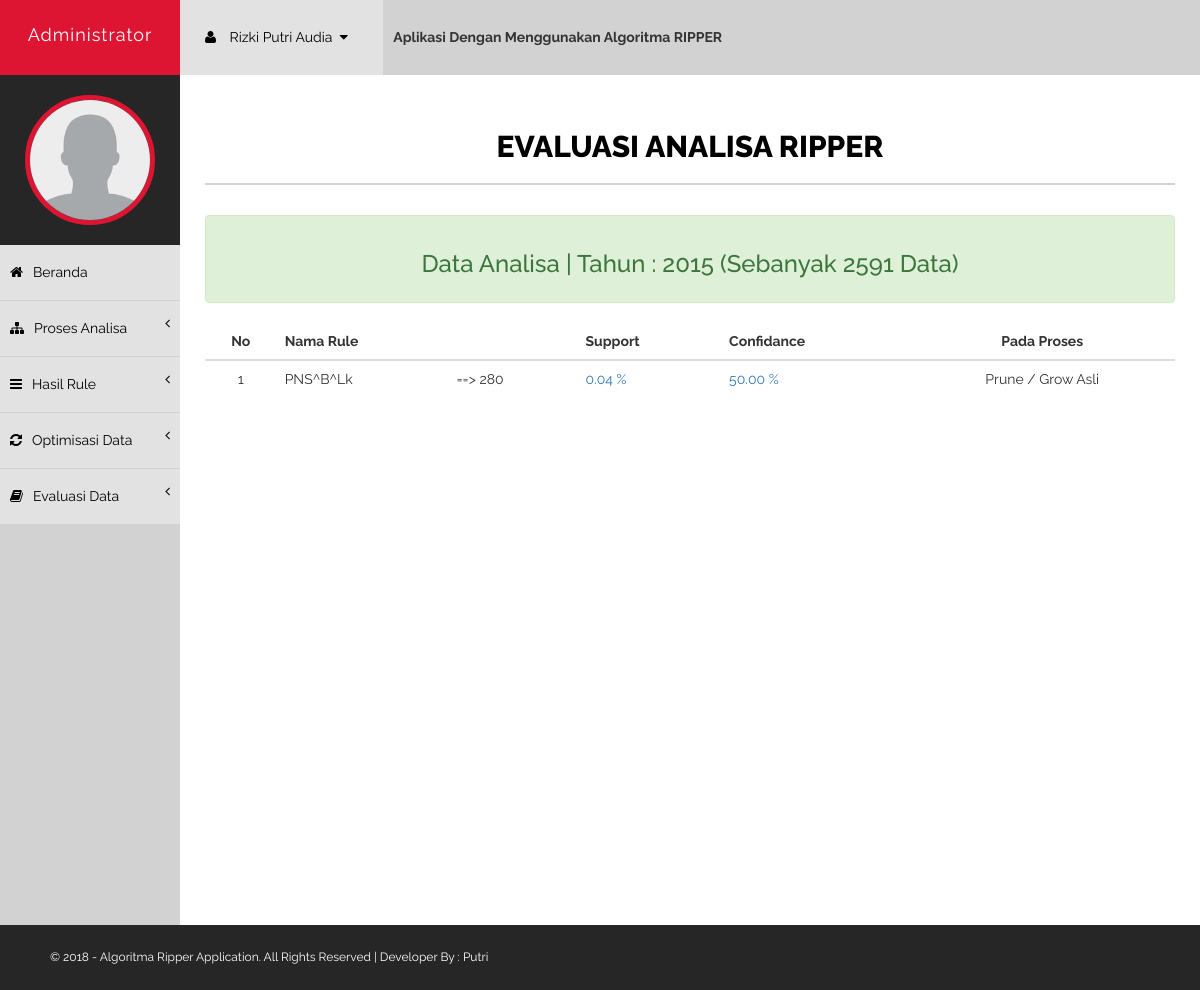
The page /dashboard/index.php?menu=evaluasi&thn=2015 (signed in) on the database its author committed.
### tables this page shows
CREATE TABLE `user` (
  `id_user` int(4) NOT NULL,
  `username` varchar(50) NOT NULL,
  `password` varchar(50) NOT NULL,
  `nama_lengkap` varchar(100) NOT NULL,
  `jk` varchar(20) NOT NULL,
  `active` double NOT NULL DEFAULT '1',
  `last_login` timestamp NOT NULL DEFAULT CURRENT_TIMESTAMP
);

CREATE TABLE `hasil_rule` (
  `id_rule` int(4) NOT NULL,
  `nama_rule` varchar(200) NOT NULL,
  `theory` varchar(20) NOT NULL,
  `exception` varchar(20) NOT NULL,
  `mdl` varchar(20) NOT NULL,
  `iterasi` int(4) NOT NULL,
  `label` varchar(200) NOT NULL,
  `tahun` int(4) NOT NULL,
  `status` double NOT NULL DEFAULT '0',
  `pasal` varchar(30) NOT NULL
);

### dashboard/index.php (the view, shortened to what this page needs)
<?php
if(!isset($_SESSION['id_user'])){
echo"<script>document.location.href='../index.php'</script>";
}
else {
include "../koneksi.php";
$q=mysqli_query($connect, "SELECT * FROM user where id_user='".$_SESSION['id_user']."' and active='1'");
while($d=mysqli_fetch_array($q))
    {
      $nama=$d['nama_lengkap'];
}
?>
<!DOCTYPE html>
<html xmlns="http://www.w3.org/1999/xhtml">
<head>
    <link href="../assets/css/bootstrap.css" rel="stylesheet" />
    <link href="../assets/css/font-awesome.css" rel="stylesheet" />
    <link href="../assets/css/style.css" rel="stylesheet" />
</head>
<body>
    <div id="wrapper">
        <nav class="navbar navbar-default navbar-cls-top " role="navigation" style="margin-bottom: 0">
            <div class="navbar-header">
                <a  class="navbar-brand" href="index.php?menu=home">Administrator</a>
            </div>
            <div class="notifications-wrapper">
            <ul class="nav">
                <li class="dropdown">
                    <a class="dropdown-toggle" data-toggle="dropdown" href="#">
                        <i class="fa fa-user"></i> <?php echo $nama; ?> &nbsp;<i class="fa fa-caret-down"></i>
                    </a>
                </li>
                <li><h5> &nbsp; <b>Aplikasi Dengan Menggunakan Algoritma RIPPER</b></h5></li>
            </ul>
            </div>
        </nav>
        <nav  class="navbar-default navbar-side" role="navigation">
            <div class="sidebar-collapse">
                <ul class="nav" id="main-menu">
                    <li>
                        <div class="user-img-div">
                            <img src="../assets/img/user.png" class="img-circle" />
                        </div>
                    </li>
                    <li><a href="index.php?menu=home"><i class="fa fa-home"></i>Beranda</a></li>
                    <li>
                        <a href="#"><i class="fa fa-sitemap "></i>Proses Analisa <span class="fa arrow"></span></a>
                    </li>
                    <li>
                        <a href="#"><i class="fa fa-bars"></i>Hasil Rule <span class="fa arrow"></span></a>
                    </li>
                    <li>
                        <a href="#"><i class="fa fa-refresh"></i>Optimisasi Data<span class="fa arrow"></span></a>
                    </li>
                    <li>
                        <a href="#"><i class="fa fa-book"></i>Evaluasi Data <span class="fa arrow"></span></a>
                    </li>
                </ul>
            </div>
        </nav>
                <?php
                if (isset($_GET['menu'])){
                    $menu=$_GET['menu'];
                    if($menu=="evaluasi"){include "evaluasi.php";}
                    if($menu=="ubah_pass"){include "ubah_pass.php";}}
                else{include"home.php";}
                ?>
        </div>
    <footer>© 2018 - Algoritma Ripper Application. All Rights Reserved | Developer By : Putri</footer>
</body>
</html>
<?php } ?>

### dashboard/evaluasi.php (shortened to what this page needs)
<?php
$thn=$_GET['thn'];
$a=mysqli_query($connect, "SELECT * FROM datareal WHERE tahun='$thn'");
$row=mysqli_num_rows($a);
?>
<div id="page-wrapper" class="page-wrapper-cls">
    <div id="page-inner">
        <div class="row">
            <div class="col-md-12">
            <center><h1 class="page-head-line">Evaluasi Analisa Ripper</h1></center>
            </div>
        </div>
        <div class="row">
            <div class="col-md-12">
                <div class="alert alert-success">
                    <h3 align="center">Data Analisa | <?php echo "Tahun : "; echo $thn; echo " (Sebanyak "; echo $row; echo " Data)"; ?></h3></div>
                    <?php
                        $no=1;
                        $a=mysqli_query($connect, "SELECT * FROM hasil_rule WHERE status='1' AND tahun='$thn'");
                        $hitung=mysqli_query($connect, "SELECT * FROM datareal WHERE tahun='$thn'");
                        $hitungdata=mysqli_num_rows($hitung);
                        echo "<table class='table table-hover'>
                            <thead>
                            <tr>
                                <th><center>No</center></th>
                                <th colspan='2'>Nama Rule</th>
                                <th>Support</th>
                                <th>Confidance</th>
                                <th><center>Pada Proses </center></th>
                            </tr></thead><tbody>";
                            while ($b=mysqli_fetch_array($a)) {
                                echo "<tr>";
                                    echo "<td><center>"; echo $no; echo "</center></td>";
                                    echo "<td>"; echo $b['nama_rule']; echo "</td>";
                                    echo "<td>==> "; echo $pasall=$b['pasal']; echo "</td>";
$rulemaksimal=$b['nama_rule'];
$explodek2=explode("^",$rulemaksimal);
$sizeexplodek2=sizeof($explodek2);
    $setting=array();
    for ($k2=0;$k2<$sizeexplodek2;$k2++) {
        if ($explodek2[$k2]=="IRT" || $explodek2[$k2]=="PNS" || $explodek2[$k2]=="Mahasiswa" || $explodek2[$k2]=="Pelajar" || $explodek2[$k2]=="Swasta" || $explodek2[$k2]=="DLL") {
            $setting[]="pekerjaan";
        }
        if ($explodek2[$k2]=="Lk" || $explodek2[$k2]=="Pr") {
            $setting[]="jk";
        }
        if ($explodek2[$k2]=="A" || $explodek2[$k2]=="B" || $explodek2[$k2]=="C" || $explodek2[$k2]=="D") {
            $setting[]="kelompok";
        }
    }
    if ($sizeexplodek2=='3') {
    $data=mysqli_query($connect, "SELECT * FROM datareal WHERE tahun='$thn' AND $setting[0]='$explodek2[0]' AND $setting[1]='$explodek2[1]' AND $setting[2]='$explodek2[2]' AND pasal='$pasall'"); $positif=mysqli_num_rows($data);
    $dataa=mysqli_query($connect, "SELECT * FROM datareal WHERE tahun='$thn' AND $setting[0]='$explodek2[0]' AND $setting[1]='$explodek2[1]' AND $setting[2]='$explodek2[2]' AND pasal!='$pasall'"); $negatif=mysqli_num_rows($dataa);
    $dataaa=mysqli_query($connect, "SELECT * FROM datareal WHERE tahun='$thn' AND $setting[0]='$explodek2[0]' AND $setting[1]='$explodek2[1]' AND $setting[2]='$explodek2[2]'"); $seluruh=mysqli_num_rows($dataaa);
    }
                                    echo "<td>"; echo "<a title='Jumlah Data Positif : $positif, Jumlah Data Keseluruhan : $hitungdata'>"; echo number_format(($positif*100/$hitungdata),2); echo " % </a></td>";
                                    echo "<td>"; echo "<a title='Jumlah Data Positif : $positif, Jumlah Data Negatif : $negatif'>";
                                    echo number_format(($positif*100/($seluruh)),2); echo " % </td>";
                                    echo "<td><center>Prune / Grow Asli</center></td>";
                                echo "</tr>";
                            $no++; }
                           echo "</tbody></table>";
                    ?>
            </div>
        </div>
    </div>
</div>

### assets/css/style.css (style rules this page uses)
body { font-family: 'Raleway', sans-serif; line-height:25px; font-size:14px; }
#wrapper { width: 100%; background: #d2d2d2; }
#page-wrapper { padding: 15px 15px; min-height: 800px; background: #fff; }
#page-inner { width: 100%; margin: 10px 20px 10px 0px; background-color: #fff!important; padding: 10px; min-height: 800px; }
.page-head-line { font-size: 30px; text-transform: uppercase; color: #000; font-weight: 800; padding-bottom: 20px; border-bottom: 2px solid #d2d2d2; margin-bottom: 30px; }
.navbar-cls-top .navbar-brand { color: #fff; background: #DD1533; width: 180px; text-align: center; height: 75px; font-size: 18px; letter-spacing: 1px; padding-top: 25px; }
.user-img-div { min-height: 130px; padding: 20px; background-color: #262626; text-align:center; }
.user-img-div img { height: 130px; border: 5px solid #DD1533; }
.arrow { float: right; }
.fa.arrow:before { content: "\f104"; }
.sidebar-collapse, .sidebar-collapse .nav { background: none; }
.sidebar-collapse .nav { padding: 0; }
.sidebar-collapse .nav > li > a { color: #000; background: #E2E2E2; text-shadow: none; border-bottom: 1px solid #D2D2D2; }
.sidebar-collapse > .nav > li > a { padding: 15px 10px; }
.navbar-side { border: none; background-color: #202020; }
.navbar-cls-top { background: #262626; border-bottom: none; }
.navbar-default { border: 0px solid black; }
.navbar-header { background: #000000; }
.nav > li > a > i { margin-right: 10px; }
.notifications-wrapper { margin-left:3px; }
.notifications-wrapper .nav { background-color: #D2d2d2; }
.notifications-wrapper li { display: inline-block; }
.notifications-wrapper li a { padding: 25px; min-height: 50px; }
.notifications-wrapper .nav > li > a { background-color: #E2E2E2; color:#000; }
footer { background-color:#262626; padding:20px 50px; color:#fff; font-size:12px; }
@media (min-width:768px) { .page-wrapper-cls { margin: 0 0 0 180px; } }
@media (min-width:768px) { .navbar-side { z-index: 1; position: absolute; width: 180px; } }
@media (min-width:768px) { .navbar { border-radius: 0px; } }

### rows shown on the page
user: nama_lengkap "Rizki Putri Audia"
hasil_rule: nama_rule "PNS^B^Lk", pasal "280", hitungdata "0.04", seluruh "50.00"

### other values the page prints
$thn "2015"
$row "2591"
